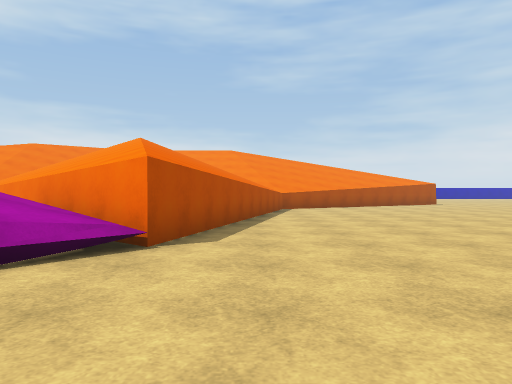
view 1 (above)

18 first-person views from a walk through a Unity game level. The camera is 1.3 m above the floor, looks level and sees 70° across. The floor is counted in squares, 2 m on a side. Each view is taken from the middle of a square. On the plan, view 1 faces up. The plan holds only what a view shows up to about 11 squares ahead; the rest is blank. The place goes on beyond the plan. The player character is not drawn. Surface patterns are stand-ins for the level's own textures.

view 2
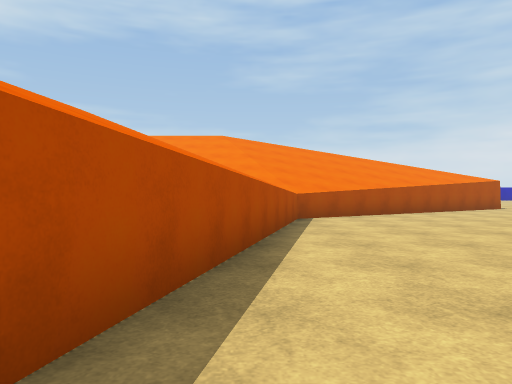

view 3
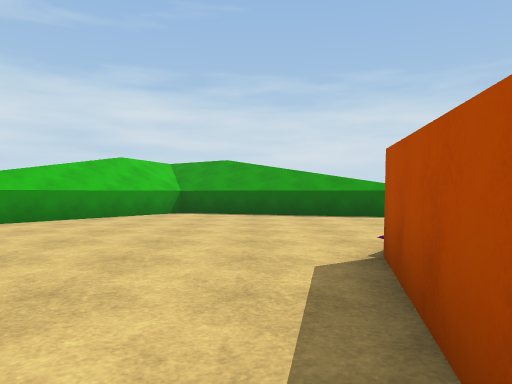

view 4
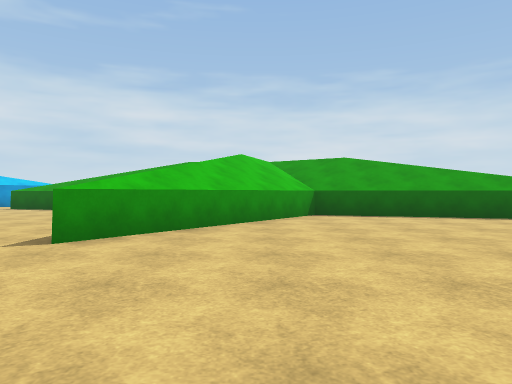

view 5
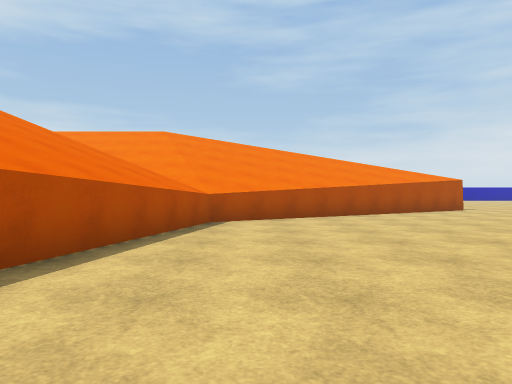

view 6
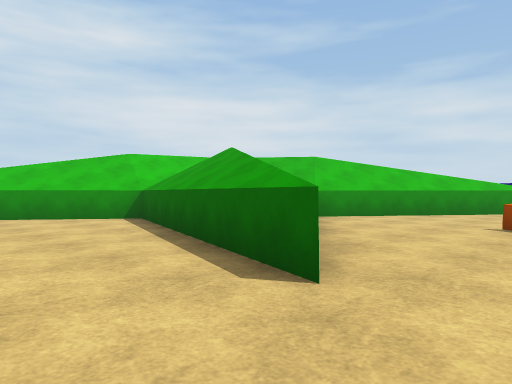

view 7
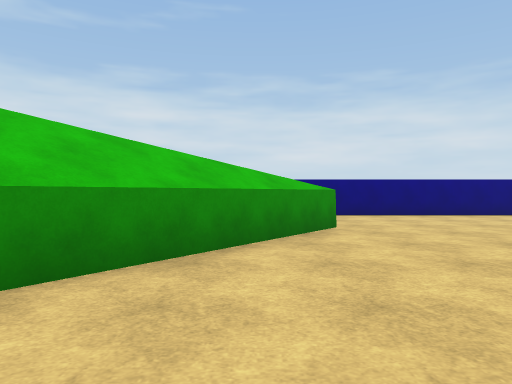

view 8
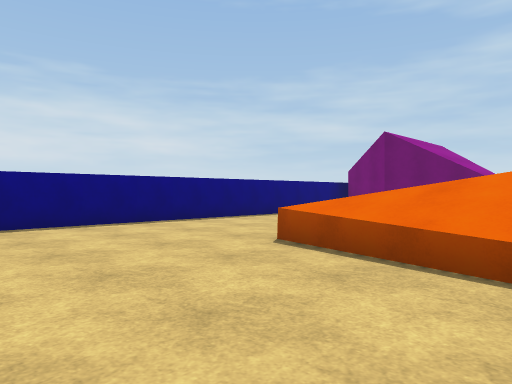

view 9
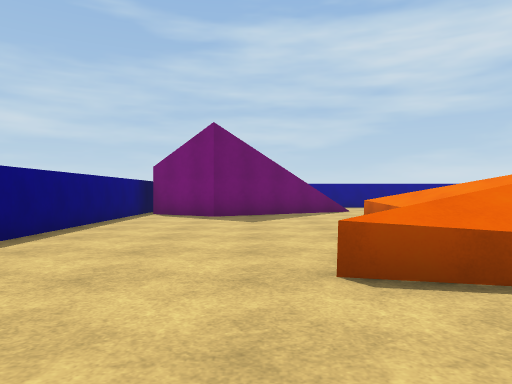

view 10
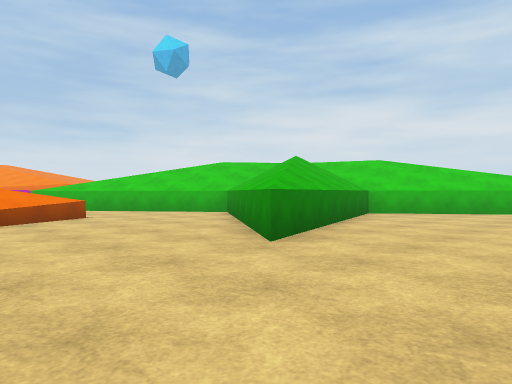

view 11
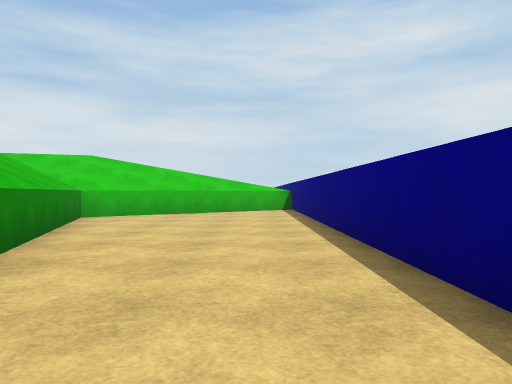

view 12
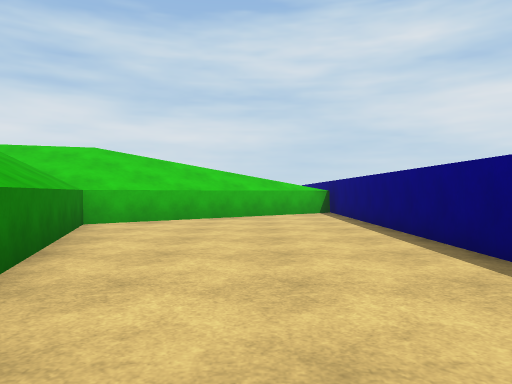

view 13
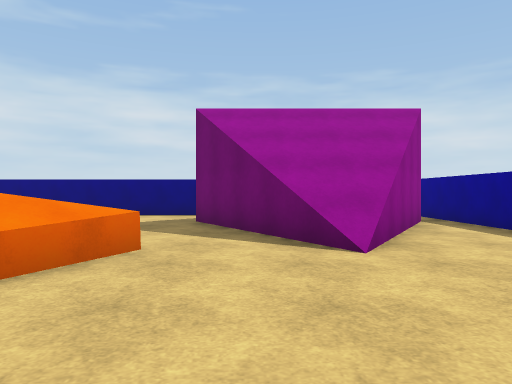

view 14
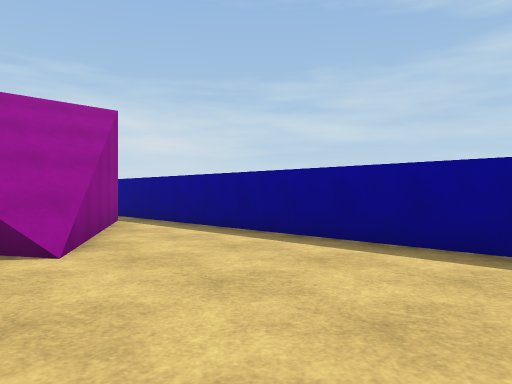

view 15
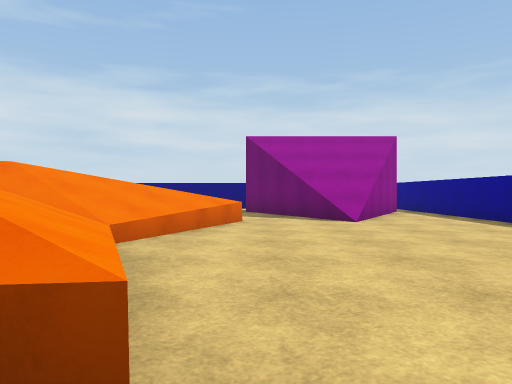

view 16
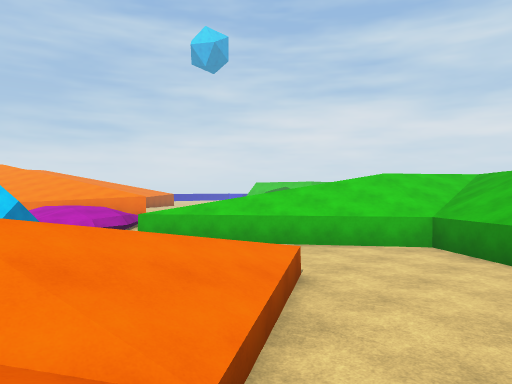

view 17
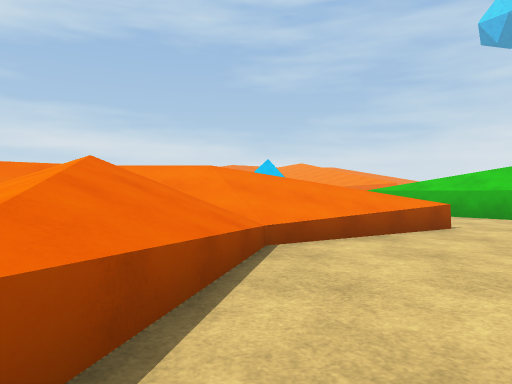

view 18
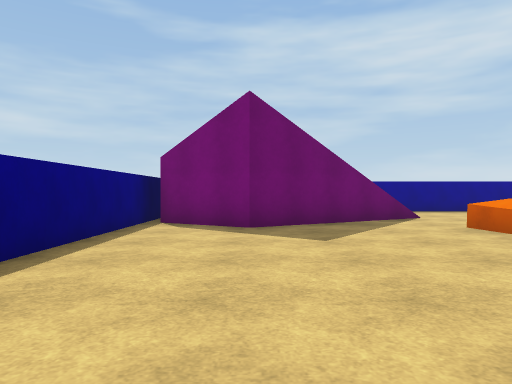

### Floor plan
Key: @ floor where view 1 was taken; # wall or solid block; . floor; / step, stairs or slope; = window, fence, low wall or low ledge; ^ raised ledge.
Columns run from 22 left of view 1 to 5 right of it. Each row starts with its distance up from view 1.
 17                           ##
 16                          ##.
 15                         #^..
 14                        ^....
 13                       #.....
 12                       #.....
 11                       #.....
 10                      ##.....
  9                      #......
  8                      #......
  7                   #  #......
  6                   /^ #......
  5                    /##......
  4                    //.......
  3                     /.......
  2                     ........
  1                 ./.........#
  0                #......@....#
 -1                 ..........^#
 -2       .         ..^##.....#
 -3      ..=         ..#####.##
 -4     ...//        ...## ###
 -5     ...//        ....#
 -6   ......//        ...^#
 -7 #.......//////////....#
 -8 #......////////=.....##
 -9 #....../// ////......#
-10 #.../..==/  ///.....##  ##
-11 #..//.....  //.....####^.##
-12 #..///......./....^#^.....#
-13 #.#////...................^#
-14 #./////....................#
-15 #.    /.....................
-16 #   ##......................
-17      #######################

Positions as (right, up) in squares from view 1, and headings:
1: (0, 0), facing up
2: (0, 5), facing up
3: (0, 8), facing down
4: (4, 7), facing down
5: (2, 6), facing up
6: (-6, 1), facing down-right
7: (-3, -6), facing down
8: (-5, -9), facing down-left
9: (-6, -13), facing left
10: (-8, -16), facing up-right
11: (-7, -15), facing right
12: (-5, -14), facing right
13: (-17, -6), facing down
14: (-17, -6), facing down-left
15: (-16, -2), facing down
16: (-9, -10), facing up-right
17: (-8, -13), facing up
18: (-9, -14), facing left
